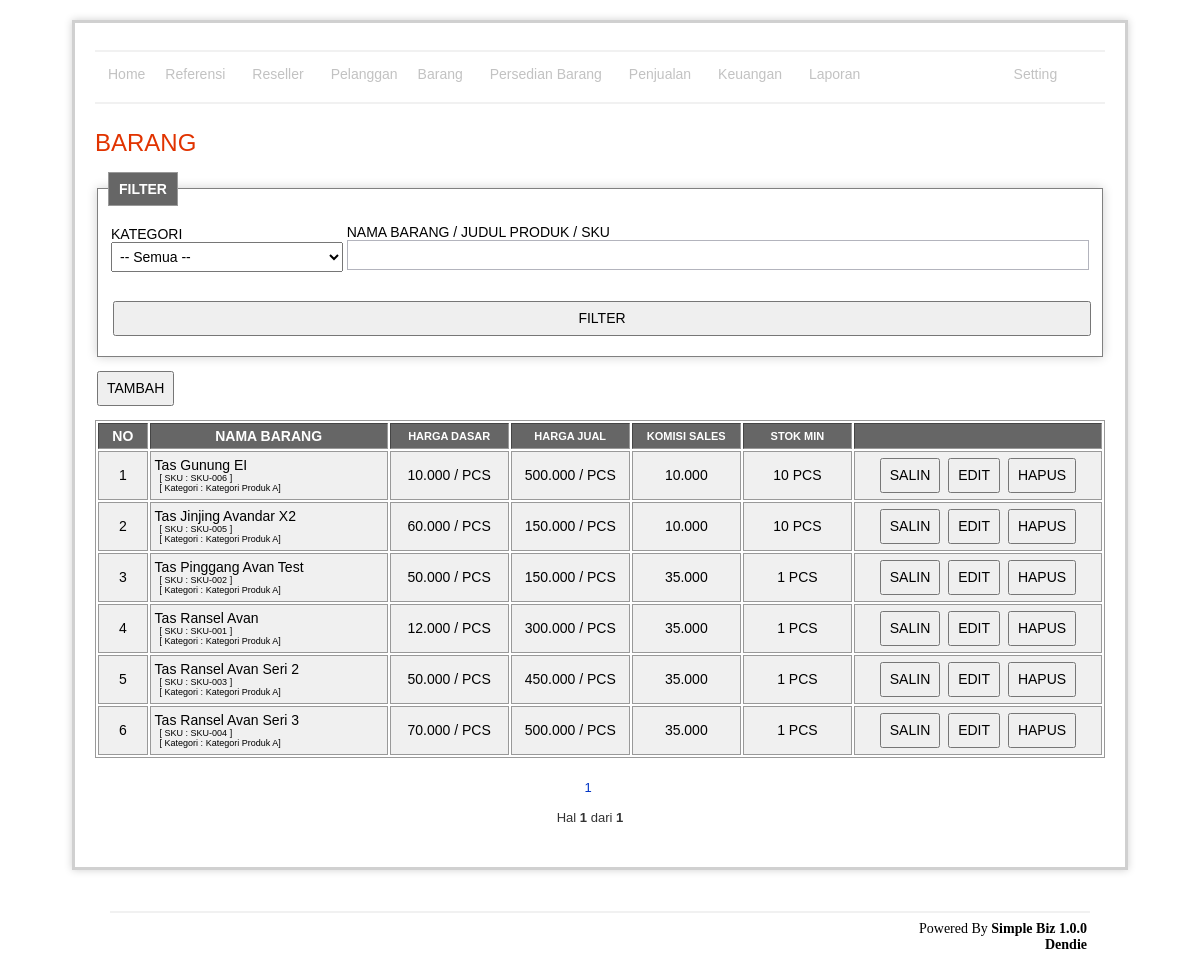
/stuff/index.php (signed in), run on the app's committed database.
### tables this page shows
CREATE TABLE `stuff`  (
  `id` int(11) NOT NULL AUTO_INCREMENT,
  `category_id` int(11) NOT NULL,
  `sku` varchar(255) NULL DEFAULT NULL,
  `name` varchar(255) NULL DEFAULT NULL,
  `nickname` varchar(255) NOT NULL,
  `stock` int(11) NULL DEFAULT NULL,
  `stock_min_alert` int(11) NULL DEFAULT NULL,
  `const_id` int(11) NULL DEFAULT NULL,
  `location_id` int(11) NULL DEFAULT NULL,
  `price` decimal(10, 0) NULL DEFAULT NULL,
  `price_basic` decimal(11, 0) NOT NULL,
  `fee_sales` double NOT NULL,
  `is_hidden` enum('0','1') NOT NULL DEFAULT '0' COMMENT '0=not hidden,1=hidden',
  `is_delete` enum('0','1') NULL DEFAULT '0' COMMENT '0=not delete 1=delete',
  `cost_cs` double NOT NULL,
  `cost_ops` double NOT NULL DEFAULT 0,
  `cost_riset` double NOT NULL DEFAULT 0,
  `cost_adv` double NOT NULL DEFAULT 0,
  `description` tinytext NULL,
  PRIMARY KEY (`id`) USING BTREE
);

### lib/general.class.php (called while the page is built, shortened)
<?php
if (!class_exists('general')) {
	class general
	{
		public static function secureInput($str)
		{
			$rst = addslashes(htmlentities($str));
			return $rst;
		}
	}
}
?>

### stuff/indexRead.php (called while the page is built, shortened)
<?php
	include '../lib/connection.php';
	include '../lib/split.class.php';
	include '../lib/general.class.php';
	$keyword = general::secureInput(str_replace(' ','',trim($_REQUEST['keyword'])));
	$categoryId = isset($_REQUEST['categoryId']) ? general::secureInput($_REQUEST['categoryId']) : 'x';
	$record = isset($_GET['SplitRecord']) ? general::secureInput($_GET['SplitRecord']) : 0;
	$categorySubRowJoin = array();
	$categorySubRowJoin[] = $_REQUEST['categorySubRow1'] != 'x' ? general::secureInput($_REQUEST['categorySubRow1']) : '';
	$categorySubRowJoin[] = $_REQUEST['categorySubRow2'] != 'x' ? general::secureInput($_REQUEST['categorySubRow2']) : '';
	$categorySubRowJoin[] = $_REQUEST['categorySubRow3'] != 'x' ? general::secureInput($_REQUEST['categorySubRow3']): '';
	$categorySubRowJoin = array_values(array_filter($categorySubRowJoin));
	$where .= $categoryId != 'x' ? " and category_id = '$categoryId'" : " ";
	if(count($categorySubRowJoin) > 0) {
	        $categorySubRowJoinStr = implode(',',$categorySubRowJoin);
			$query = "select s.id, s.sku, s.name, s.stock, s.stock_min_alert, s.price, s.price_basic, s.nickname, s.fee_sales, s.is_hidden,
				(select name from location as c where c.id = location_id) as location_name,
				(select name from const as c where c.id = const_id) as const_name,
				(select name from stuff_category as sc where sc.id = category_id) as category_name
			from stuff as s
			inner join stuff_category_sub_row as row
  			  on row.stuff_id = s.id
			where s.is_delete = '0'
			and (replace(s.name, ' ', '' ) like '%$keyword%' or replace(s.nickname, ' ', '' ) like '%$keyword%') or replace(s.sku, ' ', '' ) like '%$keyword%')
			  $where
			order by s.name
			limit $record,25";
			$data = mysqli_query($con, $query) or die(mysqli_error($con));
			$query = "select count(id) as total
				from stuff
				where is_delete = '0'
				and (replace(s.name, ' ', '' ) like '%$keyword%' or replace(s.nickname, ' ', '' ) like '%$keyword%') or replace(s.sku, ' ', '' ) like '%$keyword%')
				  $where
				order by name";
			$dataTotal = mysqli_query($con, $query) or die(mysqli_error($con));
			$total = mysqli_fetch_array($dataTotal);
			$split = new Split('index.php',$total['total'],25,25);
	} else {
			$query = "select id, sku, name, stock, stock_min_alert, price, price_basic, nickname, fee_sales, is_hidden,
				(select name from location as c where c.id = location_id) as location_name,
				(select name from const as c where c.id = const_id) as const_name,
				(select name from stuff_category as sc where sc.id = category_id) as category_name
			from stuff
			where is_delete = '0'
			and (replace(name, ' ', '' ) like '%$keyword%' or replace(nickname, ' ', '' ) like '%$keyword%' or replace(sku, ' ', '' ) like '%$keyword%' )
			  $where
			order by name
			limit $record,25";
			$data = mysqli_query($con, $query) or die(mysqli_error($con));
			$query = "select count(id) as total
				from stuff
				where is_delete = '0'
				and (replace(name, ' ', '' ) like '%$keyword%' or replace(nickname, ' ', '' ) like '%$keyword%' or replace(sku, ' ', '' ) like '%$keyword%' )
				  $where
				order by name";
			$dataTotal = mysqli_query($con, $query) or die(mysqli_error($con));
			$total = mysqli_fetch_array($dataTotal);
			$split = new Split('index.php',$total['total'],25,25);
	}
?>

### stuff/index.php (the view, shortened to what this page needs)
	<?php include 'indexRead.php' ?>
	<h1>BARANG</h1>
	<fieldset>
		<legend><b>FILTER</b></legend>
		<form action="index.php" method="get">
			<table width="100%">
				<tr>
					<td>
						KATEGORI<br />
						<select name="categoryId" style="width:100%" onchange="window.location='index.php?categoryId='+this.value">
							<option value="x">-- Semua --</option>
						</select>
					</td>
					<td colspan="2">
						NAMA BARANG / JUDUL PRODUK / SKU
						<input name="keyword" type="text" value="<?php echo $_REQUEST['keyword'] ?>" style="width:100%" /><br />
					</td>
				</tr>
				<tr>
					<td>&nbsp;</td>
				</tr>
				<tr>
					<td colspan="4">
						<input type="submit" value="FILTER" style="width: 100%" />
					</td>
				</tr>
			</table>
		</form>
	</fieldset>
	<?php if($_SESSION['loginPosition'] != '3'): ?>
		<p><input type="button" value="TAMBAH" onclick="window.location='add.php'" /></p>
	<?php endif; ?>
	<?php if(mysqli_num_rows($data) < 1) : ?>
	 	<div class="warning">
			<h3><?php echo message::getMsg('emptySuccess') ?></h3>
		</div>
	<?php else: ?>
		<div id="tbl">
			<table width="100%" border="1">
				<thead>
					<tr>
						<th align="center" width="5%">NO</th>
						<th align="center" width="24%">NAMA BARANG</th>
						<th align="center" width="12%" style="font-size: 11px">HARGA DASAR</th>
						<th align="center" width="12%" style="font-size: 11px">HARGA JUAL</th>
						<th align="center" width="11%" style="font-size: 11px">KOMISI SALES</th>
						<th align="center" width="11%" style="font-size: 11px">STOK MIN</th>
						<?php if($_SESSION['loginPosition'] != '3'): ?>
							<th></th>
						<?php endif; ?>
					</tr>
				</thead>
				<tbody>
					<?php $i = isset($_REQUEST['SplitRecord']) ? $_REQUEST['SplitRecord'] + 1  : 1  ?>
					<?php while($val = mysqli_fetch_array($data)): ?>
						<tr>
							<td align="center"><?php echo $i ?></td>
							<td align="left">
								<?php echo $val['name'] ?> <br />
								<small style="font-size:9px; padding-left:5px">[ SKU : <?php echo $val['sku'] ?> ]</small><br />
								<small style="font-size:9px; padding-left:5px">[ Kategori : <?php echo $val['category_name'] ?>]</small>
								<small style="font-size:9px; padding-left:5px; color: red"><?php echo $val['is_hidden'] == '1' ? '(Disembunyikan)' : '' ?></small>
							</td>
							<td align="center">
								<?php echo number_format($val['price_basic'],0,'','.') ?> / <?php echo $val['const_name'] ?>
							</td>
							<td align="center">
								<?php echo number_format($val['price'],0,'','.') ?> / <?php echo $val['const_name'] ?>
							</td>
							<td align="center">
								<?php echo number_format($val['fee_sales'],0,0,'.') ?>
							</td>
							<td align="center">
								<?php echo $val['stock_min_alert'] ?>
								<?php echo $val['const_name'] ?>
								<br />
							</td>
							<?php if($_SESSION['loginPosition'] != '3'): ?>
								<td align="center">
									<input type="button" value="SALIN" onclick="window.location='add.php?id=<?php echo $val['id'] ?>'" />
									<input type="button" value="EDIT" onclick="window.location='edit.php?id=<?php echo $val['id'] ?>'" />
									<input type="button" value="HAPUS" onclick="confirm('Anda yakin akan menghapus ?') ? window.location='delete.php?id=<?php echo $val['id'] ?>' : false" />
								</td>
							<?php endif;?>
						</tr>
					<?php $i++; ?>
					<?php endwhile; ?>
			</table>
			<p style="text-align:center; padding:10px">
				<?php
					echo $split->splitPage($_GET['SplitLanjut'],array('keyword='.$keyword,'status='.$status,'categoryId='.$categoryId));
					echo '<br /><br />';
					echo 'Hal <b>',$split->NoPage($_GET['SplitRecord']),'</b> dari <b>',$split->totalPage().'</b>';
				?>
			</p>
		</div>
	<?php endif; ?>
<?php include '../template/main.php' ?>

### asset/css/style.css (style rules this page uses)
#content p { margin: 12px 20px 12px 0; text-align:left; }
#content h1 { color: #e13300; background-color: transparent; font-weight: normal; font-size: 24px; margin: 10px 0 5px 0; padding: 15px 0 10px 0px; text-align:left; }
table { font-size: 14px; }
#tbl table { border: 1px solid #999; }
#tbl th { font-weight: bold; text-align: center; font-size: 14px; background-color: #666; color: #fff; padding: 4px; }
#tbl td { border: 1px solid #999; font-weight: normal; font-size: 14px; padding: 4px; background-color: #f0f0f0; }
fieldset { border: 1px solid #999; background-color: #ffffff; border: 1px solid gray; -webkit-box-shadow: 0px 0px 10px #D0D0D0; padding: 15px 10px 15px 10px; }
fieldset legend { border: 1px solid #999; font-size: 14px; padding: 8px 10px 8px 10px; background-color: #666; color: #fff; }
form { margin: 0; padding: 0; text-align: left; }
input[type="text"], input[type="password"], textarea { font-size: 14px; color: #333; border: 1px solid #B3B4BD; font-size: 14px; height: 24px; margin: 0px 0px 5px 0px; padding: 2px 8px 2px 8px; height: 30px; }
select { font-size: 14px; height: 30px; padding: 0px 4px 0px 4px; }
input[type="button"], input[type="submit"] { font-size: 14px; height: 35px; padding: 2px 8px 2px 8px; margin: 2px; }

### data on the page
stuff: name "Tas Gunung EI", sku "SKU-006", category_name "Kategori Produk A", price_basic "10.000", const_name "PCS", price "500.000", fee_sales "10.000", stock_min_alert "10"
stuff: name "Tas Jinjing Avandar X2", sku "SKU-005", category_name "Kategori Produk A", price_basic "60.000", const_name "PCS", price "150.000", fee_sales "10.000", stock_min_alert "10"
stuff: name "Tas Pinggang Avan Test", sku "SKU-002", category_name "Kategori Produk A", price_basic "50.000", const_name "PCS", price "150.000", fee_sales "35.000", stock_min_alert "1"
stuff: name "Tas Ransel Avan", sku "SKU-001", category_name "Kategori Produk A", price_basic "12.000", const_name "PCS", price "300.000", fee_sales "35.000", stock_min_alert "1"
stuff: name "Tas Ransel Avan Seri 2", sku "SKU-003", category_name "Kategori Produk A", price_basic "50.000", const_name "PCS", price "450.000", fee_sales "35.000", stock_min_alert "1"
stuff: name "Tas Ransel Avan Seri 3", sku "SKU-004", category_name "Kategori Produk A", price_basic "70.000", const_name "PCS", price "500.000", fee_sales "35.000", stock_min_alert "1"

### other printed values
$split->NoPage($_GET['SplitRecord']) "1"
$split->totalPage() "1"
